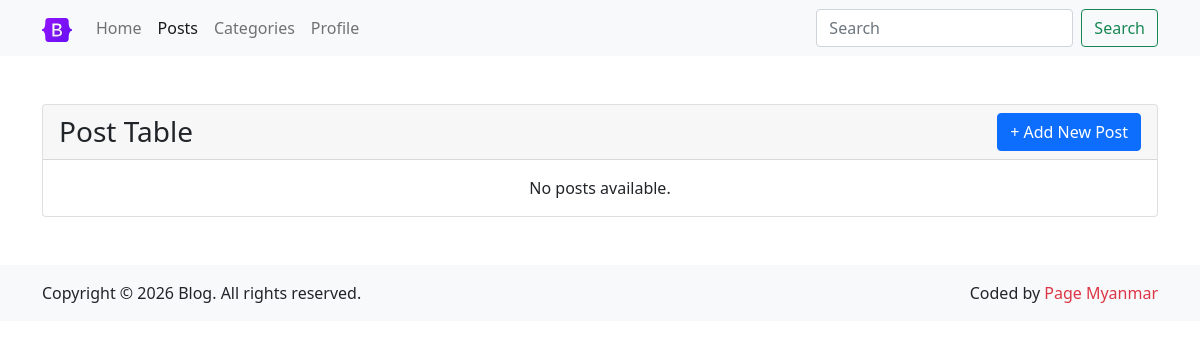
The page /post/list/ (signed in) on the database as committed earlier.
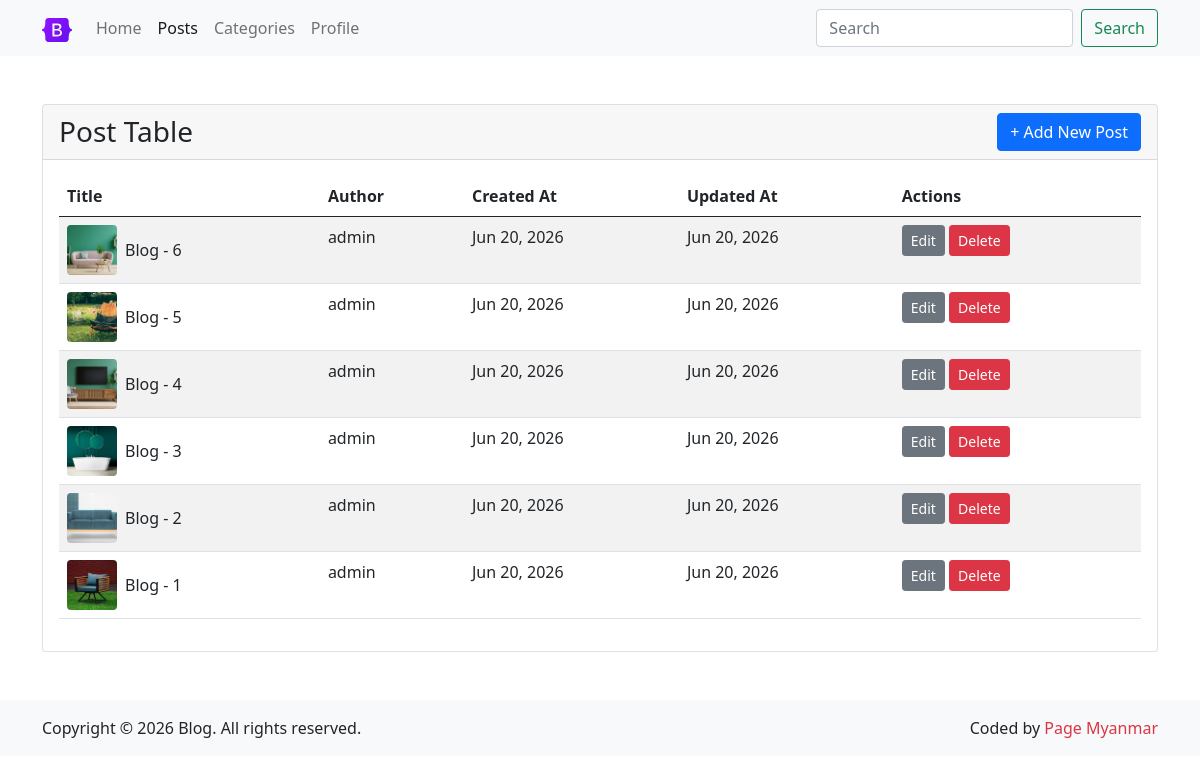
The same page on the database as committed later.
### core/models.py (models this page shows, shortened)
class BaseModel(models.Model):
    id = models.UUIDField(primary_key=True, default=uuid.uuid4, editable=False)
    created_at = models.DateTimeField(auto_now_add=True)
    updated_at = models.DateTimeField(auto_now=True)
    class Meta:
        abstract = True

class PostModel(BaseModel):
    title = models.CharField(max_length=200)
    image = models.ImageField(upload_to="post_images")
    content = models.TextField()
    author = models.ForeignKey(User, on_delete=models.CASCADE, related_name="posts")
    category = models.ForeignKey(
        CategoryModel, on_delete=models.CASCADE, related_name="posts"
    )
    viewers = models.ManyToManyField(User, related_name="viewed_posts")
    is_active = models.BooleanField(default=True)
    class Meta:
        verbose_name_plural = "Posts"
        db_table = "posts"

### core/views.py (the view)
# urls.py: path("post/list/", views.post_list, name="post_list"),
@login_required(login_url="login")
def post_list(request):
    search = request.GET.get("search")
    posts = PostModel.objects.filter(is_active=True).order_by("-created_at")
    if search:
        posts = posts.filter(title__icontains=search)
    context = {"posts": posts, "search": search}
    return render(request, "post_list.html", context)

### templates/post_list.html (shortened to what this page needs)
{% extends "components/base.html" %}
{% load static %}
{% block body %}
<div class="card">
    <div class="card-header">
        <div class="d-flex justify-content-between align-items-center">
            <h1 class="h3 mb-0">Post Table</h1>
            {% if request.user.is_authenticated %}
            <a href="{% url 'post_create' %}" class="btn btn-primary">+ Add New Post</a>
            {% endif %}
        </div>
    </div>
    <div class="card-body">
        {% if posts %}
        <table class="table table-striped">
            <thead>
                <tr>
                    <th>Title</th>
                    <th>Author</th>
                    <th>Created At</th>
                    <th>Updated At</th>
                    {% if request.user.is_authenticated %}
                    <th>Actions</th>
                    {% endif %}
                </tr>
            </thead>
            <tbody>
                {% for post in posts %}
                <tr>
                    <td>
                        <div class="d-flex align-items-center">
                            {% if post.image %}
                            <img src="{{ post.image.url }}" alt="{{ post.title }}" class="rounded me-2"
                                style="width: 50px; height: 50px; object-fit: cover;">
                            {% else %}
                            <img src="{% static 'images/placeholder.png' %}" alt="{{ post.title }}" class="rounded me-2"
                                style="width: 50px; height: 50px; object-fit: cover;">
                            {% endif %}
                            <span>{{ post.title }}</span>
                        </div>
                    </td>
                    <td>{{ post.author.username }}</td>
                    <td>{{ post.created_at|date:"M d, Y" }}</td>
                    <td>{{ post.updated_at|date:"M d, Y" }}</td>
                    {% if request.user.is_authenticated and request.user == post.author %}
                    <td>
                        <a href="{% url 'post_update' post.id %}" class="btn btn-sm btn-secondary">Edit</a>
                        <a href="{% url 'post_delete' post.id %}" class="btn btn-sm btn-danger">Delete</a>
                    </td>
                    {% endif %}
                </tr>
                {% endfor %}
            </tbody>
        </table>
        {% else %}
        <p class="text-center mb-0">No posts available.</p>
        {% endif %}
    </div>
</div>
{% endblock %}

Rows that differ between the two databases and show on the page:
added PostModel: image (picture), title "Blog - 6", author.username "admin", created_at "Jun 20, 2026", updated_at "Jun 20, 2026", shows "Edit"
added PostModel: image (picture), title "Blog - 5", author.username "admin", created_at "Jun 20, 2026", updated_at "Jun 20, 2026", shows "Edit"
added PostModel: image (picture), title "Blog - 4", author.username "admin", created_at "Jun 20, 2026", updated_at "Jun 20, 2026", shows "Edit"
added PostModel: image (picture), title "Blog - 3", author.username "admin", created_at "Jun 20, 2026", updated_at "Jun 20, 2026", shows "Edit"
added PostModel: image (picture), title "Blog - 2", author.username "admin", created_at "Jun 20, 2026", updated_at "Jun 20, 2026", shows "Edit"
added PostModel: image (picture), title "Blog - 1", author.username "admin", created_at "Jun 20, 2026", updated_at "Jun 20, 2026", shows "Edit"
Other text that changed with them:
text no longer shown: "No posts available."
text now shown: "Title Author Created At Updated At Actions"
